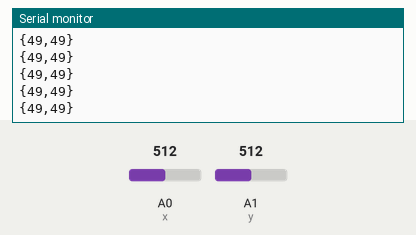
Simulated run of this sketch. Board: Arduino Uno, built with avr-gcc and run on an emulated ATmega328P. On the bench: the last lines printed to the serial monitor. The test bench sets the inputs (shaded band); at power-on: A0 (x) = 512, A1 (y) = 512.

Above: at 10.2 s.
10.3 s: A0 (x) set to 112
At 10.33 s:
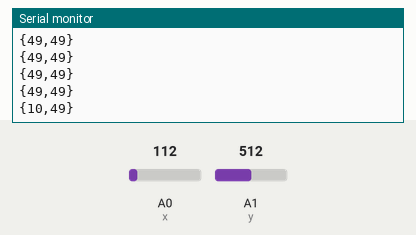
11.8 s: A0 (x) set to 96
At 11.81 s:
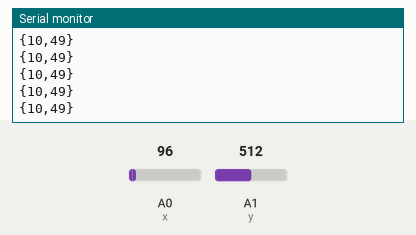
Timing chart, 0 to 14.3 s (numbered marks = the images above; inputs shaded):
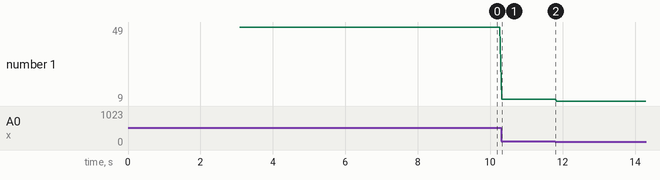

The sketch:

ErMo_BT_Transmit.ino
```cpp
//ErMo Joystick Transmitter Code
//Written by Jack McTasney
//Based off of example from https://www.pjrc.com/teensy/td_libs_AltSoftSerial.html

#include <AltSoftSerial.h>
AltSoftSerial BTserial;
// https://www.pjrc.com/teensy/td_libs_AltSoftSerial.html


char c = ' ';
boolean NL = true;
int x = A0;
int y = A1;
int joystickX = 0; //Holds joystick x value for transmission
int joystickY = 0; //Holds joystick y value for transmission

void setup()
{
  pinMode(x, INPUT);
  pinMode(y, INPUT);
  Serial.begin(9600);
  Serial.print("Sketch:   ");   Serial.println(__FILE__);
  Serial.print("Uploaded: ");   Serial.println(__DATE__);
  Serial.println(" ");
  BTserial.begin(9600);
  Serial.println("BTserial started at 9600");
  //Initialization protocol version 1
  BTserial.print("AT");
  delay(1000);
  BTserial.print("AT+CO094A9A83AED70");
  delay(1000);
  BTserial.print("AT+CO094A9A83AED70");
  delay(1000);
  BTserial.print("AT+CO094A9A83AED70");
}

void loop()
{
  // Read from the Bluetooth module and send to the Arduino Serial Monitor
  if (BTserial.available())
  {
    c = BTserial.read();
    Serial.write(c);
  }
  /*
  //Attempt 1 at an in-loop connection protocol
  if (BTserial.available() != true) //If connection is unavailable for 1 second, begin connection protocol
  {
    delay(1000);
    if (BTserial.available() != true)
    {
      BTserial.print("AT");
      delay(500);
      BTserial.print("AT+CO094A9A83AED70");
      delay(500);
      BTserial.print("AT+CO094A9A83AED70");
      delay(500);
      BTserial.print("AT+CO094A9A83AED70");
    }
  }
*/

  // Read from the Serial Monitor and send to the Bluetooth module
  if (Serial.available())
  {
    c = Serial.read();

    // do not send line end characters to the HM-10
    if (c != 10 & c != 13 )
    {
      BTserial.write(c);
    }

    // Echo the user input to the main window.
    // If there is a new line print the ">" character.
    if (NL) {
      Serial.print("\r\n>");
      NL = false;
    }
    Serial.write(c);
    if (c == 10) {
      NL = true;
    }
  }
  joystickX = map(analogRead(x), 0, 1023, 0, 99);
  joystickY = map(analogRead(y), 0, 1023, 0, 99);
  Serial.print("{");
  Serial.print(joystickX);
  Serial.print(",");
  Serial.print(joystickY);
  Serial.print("}");
  Serial.print("\n");
  BTserial.print("{");
  BTserial.print(joystickX);
  BTserial.print(",");
  BTserial.print(joystickY);
  BTserial.print("} "); //Includes a space to avoid packet deformation
  delay(40);
}
```

Measured:
- after the input at 10.3 s, the serial monitor: prints a new line at once (image 1)
- plotted number 1: 49 → 10 after the input at 10.3 s, 10 → 9 after the input at 11.8 s
